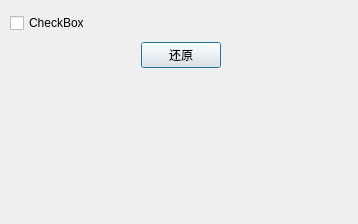
<?xml version="1.0" encoding="UTF-8"?>
<ui version="4.0">
 <class>Dialog</class>
 <widget class="QDialog" name="Dialog">
  <property name="geometry">
   <rect>
    <x>0</x>
    <y>0</y>
    <width>358</width>
    <height>224</height>
   </rect>
  </property>
  <property name="windowTitle">
   <string>回收站</string>
  </property>
  <widget class="QWidget" name="verticalLayoutWidget">
   <property name="geometry">
    <rect>
     <x>10</x>
     <y>10</y>
     <width>341</width>
     <height>61</height>
    </rect>
   </property>
   <layout class="QVBoxLayout" name="verticalLayout">
    <item>
     <widget class="QCheckBox" name="checkBox">
      <property name="text">
       <string>CheckBox</string>
      </property>
     </widget>
    </item>
    <item>
     <layout class="QHBoxLayout" name="horizontalLayout">
      <item>
       <spacer name="horizontalSpacer">
        <property name="orientation">
         <enum>Qt::Horizontal</enum>
        </property>
        <property name="sizeHint" stdset="0">
         <size>
          <width>40</width>
          <height>20</height>
         </size>
        </property>
       </spacer>
      </item>
      <item>
       <widget class="QPushButton" name="pushButton_2">
        <property name="text">
         <string>还原</string>
        </property>
       </widget>
      </item>
      <item>
       <spacer name="horizontalSpacer_2">
        <property name="orientation">
         <enum>Qt::Horizontal</enum>
        </property>
        <property name="sizeHint" stdset="0">
         <size>
          <width>40</width>
          <height>20</height>
         </size>
        </property>
       </spacer>
      </item>
     </layout>
    </item>
   </layout>
  </widget>
 </widget>
 <resources/>
 <connections/>
</ui>
